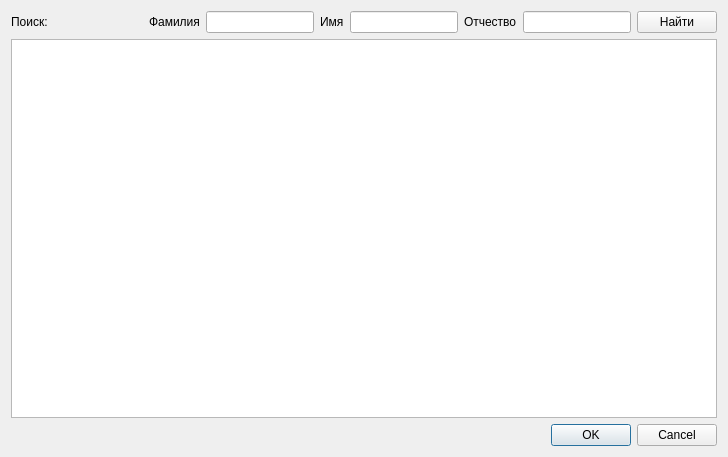
<?xml version="1.0" encoding="UTF-8"?>
<ui version="4.0">
 <class>PatientListDialog</class>
 <widget class="QDialog" name="PatientListDialog">
  <property name="geometry">
   <rect>
    <x>0</x>
    <y>0</y>
    <width>728</width>
    <height>457</height>
   </rect>
  </property>
  <property name="windowTitle">
   <string>Найти пациента</string>
  </property>
  <property name="windowIcon">
   <iconset>
    <normaloff>:/icons/resources/icons/decision.svg</normaloff>:/icons/resources/icons/decision.svg</iconset>
  </property>
  <layout class="QGridLayout" name="gridLayout">
   <item row="1" column="0" colspan="2">
    <widget class="QListWidget" name="listWidget">
     <property name="verticalScrollMode">
      <enum>QAbstractItemView::ScrollPerPixel</enum>
     </property>
    </widget>
   </item>
   <item row="2" column="1">
    <widget class="QDialogButtonBox" name="buttonBox">
     <property name="orientation">
      <enum>Qt::Horizontal</enum>
     </property>
     <property name="standardButtons">
      <set>QDialogButtonBox::Cancel|QDialogButtonBox::Ok</set>
     </property>
    </widget>
   </item>
   <item row="0" column="0" colspan="2">
    <layout class="QHBoxLayout" name="horizontalLayout" stretch="0,1,0,0,0,0,0,0,0">
     <item>
      <widget class="QLabel" name="label_2">
       <property name="text">
        <string>Поиск:</string>
       </property>
      </widget>
     </item>
     <item>
      <spacer name="horizontalSpacer">
       <property name="orientation">
        <enum>Qt::Horizontal</enum>
       </property>
       <property name="sizeHint" stdset="0">
        <size>
         <width>40</width>
         <height>20</height>
        </size>
       </property>
      </spacer>
     </item>
     <item>
      <widget class="QLabel" name="label_3">
       <property name="text">
        <string>Фамилия</string>
       </property>
      </widget>
     </item>
     <item>
      <widget class="QLineEdit" name="lineEdit"/>
     </item>
     <item>
      <widget class="QLabel" name="label_4">
       <property name="text">
        <string>Имя</string>
       </property>
      </widget>
     </item>
     <item>
      <widget class="QLineEdit" name="lineEdit_2"/>
     </item>
     <item>
      <widget class="QLabel" name="label_5">
       <property name="text">
        <string>Отчество</string>
       </property>
      </widget>
     </item>
     <item>
      <widget class="QLineEdit" name="lineEdit_3"/>
     </item>
     <item>
      <widget class="QPushButton" name="pushButton">
       <property name="text">
        <string>Найти</string>
       </property>
      </widget>
     </item>
    </layout>
   </item>
  </layout>
 </widget>
 <resources/>
 <connections>
  <connection>
   <sender>buttonBox</sender>
   <signal>accepted()</signal>
   <receiver>PatientListDialog</receiver>
   <slot>accept()</slot>
   <hints>
    <hint type="sourcelabel">
     <x>248</x>
     <y>254</y>
    </hint>
    <hint type="destinationlabel">
     <x>157</x>
     <y>274</y>
    </hint>
   </hints>
  </connection>
  <connection>
   <sender>buttonBox</sender>
   <signal>rejected()</signal>
   <receiver>PatientListDialog</receiver>
   <slot>reject()</slot>
   <hints>
    <hint type="sourcelabel">
     <x>316</x>
     <y>260</y>
    </hint>
    <hint type="destinationlabel">
     <x>286</x>
     <y>274</y>
    </hint>
   </hints>
  </connection>
 </connections>
</ui>
